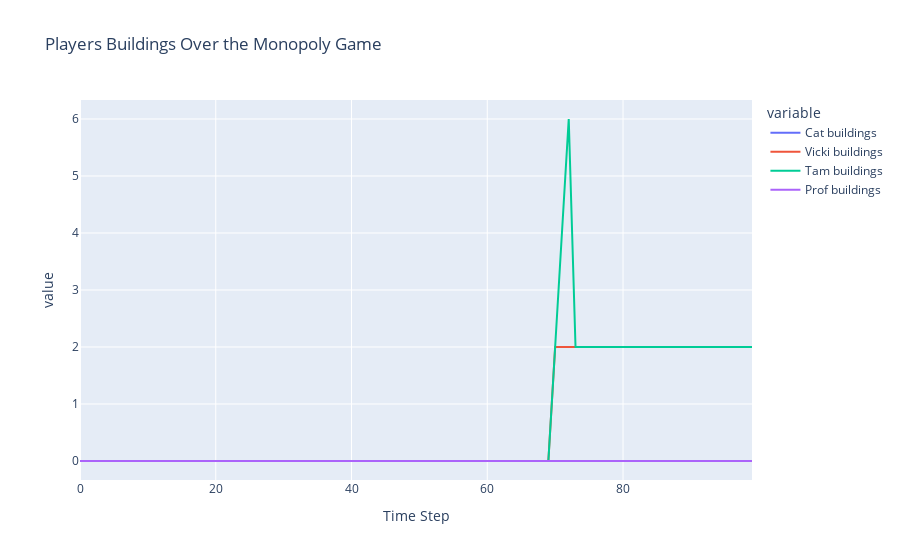

The code cell stored with this chart in its notebook:
### Code cell
df = pd.DataFrame({'Time Step': range(len(buildings[0])), 'Cat buildings': buildings[0], 'Vicki buildings': buildings[1], 
                   'Tam buildings': buildings[2], 'Prof buildings': buildings[3]})
fig = px.line(df, x='Time Step', y=['Cat buildings', 'Vicki buildings', 'Tam buildings', 'Prof buildings'], title='Players Buildings Over the Monopoly Game')
fig.show()

### Figure 1 — Plotly figure (JSON) as saved in the notebook; plotly's stock layout.template omitted (floating-point values rounded to 4 significant figures)
{"data": [{"hovertemplate": "variable=Cat buildings<br>Time Step=%{x}<br>value=%{y}<extra></extra>", "legendgroup": "Cat buildings", "line": {"color": "#636efa", "dash": "solid"}, "marker": {"symbol": "circle"}, "mode": "lines", "name": "Cat buildings", "orientation": "v", "showlegend": true, "type": "scatter", "x": [0, 1, 2, 3, 4, 5, 6, 7, 8, 9, 10, 11, 12, 13, 14, 15, 16, 17, 18, 19, 20, 21, 22, 23, 24, 25, 26, 27, 28, 29, 30, 31, 32, 33, 34, 35, 36, 37, 38, 39, 40, 41, 42, 43, 44, 45, 46, 47, 48, 49, 50, 51, 52, 53, 54, 55, 56, 57, 58, 59, 60, 61, 62, 63, 64, 65, 66, 67, 68, 69, 70, 71, 72, 73, 74, 75, 76, 77, 78, 79, 80, 81, 82, 83, 84, 85, 86, 87, 88, 89, 90, 91, 92, 93, 94, 95, 96, 97, 98, 99], "xaxis": "x", "y": [0, 0, 0, 0, 0, 0, 0, 0, 0, 0, 0, 0, 0, 0, 0, 0, 0, 0, 0, 0, 0, 0, 0, 0, 0, 0, 0, 0, 0, 0, 0, 0, 0, 0, 0, 0, 0, 0, 0, 0, 0, 0, 0, 0, 0, 0, 0, 0, 0, 0, 0, 0, 0, 0, 0, 0, 0, 0, 0, 0, 0, 0, 0, 0, 0, 0, 0, 0, 0, 0, 0, 0, 0, 0, 0, 0, 0, 0, 0, 0, 0, 0, 0, 0, 0, 0, 0, 0, 0, 0, 0, 0, 0, 0, 0, 0, 0, 0, 0, 0], "yaxis": "y"}, {"hovertemplate": "variable=Vicki buildings<br>Time Step=%{x}<br>value=%{y}<extra></extra>", "legendgroup": "Vicki buildings", "line": {"color": "#EF553B", "dash": "solid"}, "marker": {"symbol": "circle"}, "mode": "lines", "name": "Vicki buildings", "orientation": "v", "showlegend": true, "type": "scatter", "x": [0, 1, 2, 3, 4, 5, 6, 7, 8, 9, 10, 11, 12, 13, 14, 15, 16, 17, 18, 19, 20, 21, 22, 23, 24, 25, 26, 27, 28, 29, 30, 31, 32, 33, 34, 35, 36, 37, 38, 39, 40, 41, 42, 43, 44, 45, 46, 47, 48, 49, 50, 51, 52, 53, 54, 55, 56, 57, 58, 59, 60, 61, 62, 63, 64, 65, 66, 67, 68, 69, 70, 71, 72, 73, 74, 75, 76, 77, 78, 79, 80, 81, 82, 83, 84, 85, 86, 87, 88, 89, 90, 91, 92, 93, 94, 95, 96, 97, 98, 99], "xaxis": "x", "y": [0, 0, 0, 0, 0, 0, 0, 0, 0, 0, 0, 0, 0, 0, 0, 0, 0, 0, 0, 0, 0, 0, 0, 0, 0, 0, 0, 0, 0, 0, 0, 0, 0, 0, 0, 0, 0, 0, 0, 0, 0, 0, 0, 0, 0, 0, 0, 0, 0, 0, 0, 0, 0, 0, 0, 0, 0, 0, 0, 0, 0, 0, 0, 0, 0, 0, 0, 0, 0, 0, 2, 2, 2, 2, 2, 2, 2, 2, 2, 2, 2, 2, 2, 2, 2, 2, 2, 2, 2, 2, 2, 2, 2, 2, 2, 2, 2, 2, 2, 2], "yaxis": "y"}, {"hovertemplate": "variable=Tam buildings<br>Time Step=%{x}<br>value=%{y}<extra></extra>", "legendgroup": "Tam buildings", "line": {"color": "#00cc96", "dash": "solid"}, "marker": {"symbol": "circle"}, "mode": "lines", "name": "Tam buildings", "orientation": "v", "showlegend": true, "type": "scatter", "x": [0, 1, 2, 3, 4, 5, 6, 7, 8, 9, 10, 11, 12, 13, 14, 15, 16, 17, 18, 19, 20, 21, 22, 23, 24, 25, 26, 27, 28, 29, 30, 31, 32, 33, 34, 35, 36, 37, 38, 39, 40, 41, 42, 43, 44, 45, 46, 47, 48, 49, 50, 51, 52, 53, 54, 55, 56, 57, 58, 59, 60, 61, 62, 63, 64, 65, 66, 67, 68, 69, 70, 71, 72, 73, 74, 75, 76, 77, 78, 79, 80, 81, 82, 83, 84, 85, 86, 87, 88, 89, 90, 91, 92, 93, 94, 95, 96, 97, 98, 99], "xaxis": "x", "y": [0, 0, 0, 0, 0, 0, 0, 0, 0, 0, 0, 0, 0, 0, 0, 0, 0, 0, 0, 0, 0, 0, 0, 0, 0, 0, 0, 0, 0, 0, 0, 0, 0, 0, 0, 0, 0, 0, 0, 0, 0, 0, 0, 0, 0, 0, 0, 0, 0, 0, 0, 0, 0, 0, 0, 0, 0, 0, 0, 0, 0, 0, 0, 0, 0, 0, 0, 0, 0, 0, 2, 4, 6, 2, 2, 2, 2, 2, 2, 2, 2, 2, 2, 2, 2, 2, 2, 2, 2, 2, 2, 2, 2, 2, 2, 2, 2, 2, 2, 2], "yaxis": "y"}, {"hovertemplate": "variable=Prof buildings<br>Time Step=%{x}<br>value=%{y}<extra></extra>", "legendgroup": "Prof buildings", "line": {"color": "#ab63fa", "dash": "solid"}, "marker": {"symbol": "circle"}, "mode": "lines", "name": "Prof buildings", "orientation": "v", "showlegend": true, "type": "scatter", "x": [0, 1, 2, 3, 4, 5, 6, 7, 8, 9, 10, 11, 12, 13, 14, 15, 16, 17, 18, 19, 20, 21, 22, 23, 24, 25, 26, 27, 28, 29, 30, 31, 32, 33, 34, 35, 36, 37, 38, 39, 40, 41, 42, 43, 44, 45, 46, 47, 48, 49, 50, 51, 52, 53, 54, 55, 56, 57, 58, 59, 60, 61, 62, 63, 64, 65, 66, 67, 68, 69, 70, 71, 72, 73, 74, 75, 76, 77, 78, 79, 80, 81, 82, 83, 84, 85, 86, 87, 88, 89, 90, 91, 92, 93, 94, 95, 96, 97, 98, 99], "xaxis": "x", "y": [0, 0, 0, 0, 0, 0, 0, 0, 0, 0, 0, 0, 0, 0, 0, 0, 0, 0, 0, 0, 0, 0, 0, 0, 0, 0, 0, 0, 0, 0, 0, 0, 0, 0, 0, 0, 0, 0, 0, 0, 0, 0, 0, 0, 0, 0, 0, 0, 0, 0, 0, 0, 0, 0, 0, 0, 0, 0, 0, 0, 0, 0, 0, 0, 0, 0, 0, 0, 0, 0, 0, 0, 0, 0, 0, 0, 0, 0, 0, 0, 0, 0, 0, 0, 0, 0, 0, 0, 0, 0, 0, 0, 0, 0, 0, 0, 0, 0, 0, 0], "yaxis": "y"}], "layout": {"legend": {"title": {"text": "variable"}, "tracegroupgap": 0}, "title": {"text": "Players Buildings Over the Monopoly Game"}, "xaxis": {"anchor": "y", "domain": [0, 1], "title": {"text": "Time Step"}}, "yaxis": {"anchor": "x", "domain": [0, 1], "title": {"text": "value"}}}}
